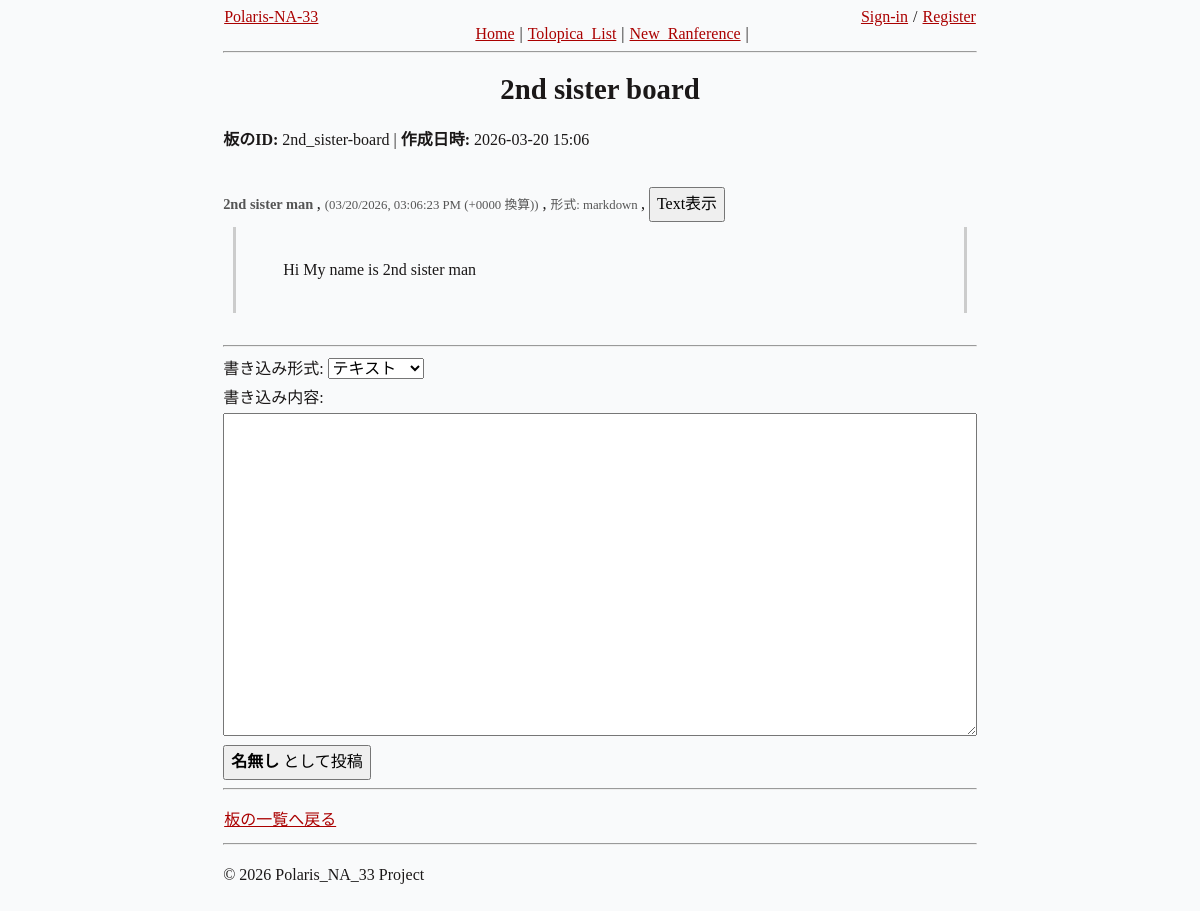
Screenshot of /tolopica/2nd_sister-board with the database file from the repository.
### host/models.py (models this page shows)
class Tolopica(db.Model):
    __tablename__ = 'tolopica'
    id: Mapped[int] = mapped_column(primary_key=True)
    text_id: Mapped[str] = mapped_column(String(128), unique=True, nullable=False)
    title: Mapped[str] = mapped_column(String(128), nullable=False)
    created_at: Mapped[datetime] = mapped_column(DateTime, default=get_utc_now)
    ranferences: Mapped[List["Ranference"]] = relationship(back_populates="tolopica")

class Ranference(db.Model):
    __tablename__ = 'ranference'
    id: Mapped[int] = mapped_column(primary_key=True)
    content: Mapped[str] = mapped_column(Text, nullable=False)
    created_at: Mapped[datetime] = mapped_column(DateTime, default=get_utc_now)
    tolopica_id: Mapped[int] = mapped_column(ForeignKey('tolopica.id'))
    faceman_id: Mapped[Optional[int]] = mapped_column(ForeignKey('known_person.id'), nullable=True)
    tolopica: Mapped["Tolopica"] = relationship(back_populates="ranferences")
    author: Mapped[Optional["Known_Person"]] = relationship(back_populates="ranferences")
    coding_type: Mapped[str] = mapped_column(String(20), default='text')

class Known_Person(db.Model):
    __tablename__ = 'known_person'
    id: Mapped[int] = mapped_column(primary_key=True)
    text_id: Mapped[str] = mapped_column(String(128), unique=True, nullable=False)
    name: Mapped[str] = mapped_column(String(128), nullable=False)
    email: Mapped[str] = mapped_column(String(256), unique=True, nullable=False)
    password: Mapped[str] = mapped_column(String(128), nullable=False)
    ranferences: Mapped[List["Ranference"]] = relationship(back_populates="author")

### host/routes/tolopica_gate.py (the view)
    def tolopica_show(self, text_id):
        topic = self.db.execute(
            select(Tolopica).filter_by(text_id=text_id)
        ).scalar_one_or_none()
        if not topic:
            return "Topic not found", 404
        return render_template('tolopica_show.html', topic=topic)

### host/templates/tolopica_show.html (shortened to what this page needs)
{% extends "base.html" %}
{% block h1 %}{{ topic.title }}{% endblock %}
{% block content %}
<p>
  <strong>板のID:</strong> {{ topic.text_id }} |
  <strong>作成日時:</strong> {{ topic.created_at.strftime('%Y-%m-%d %H:%M') }}
</p>
<div id="ranferences-area">
  {% if topic.ranferences %}
  {% for ranference in topic.ranferences %}
  <div class="ranference-post">
    <div class="head-area">
      <span class="faceman">
        {{ ranference.author.name if ranference.author else "名無しさん" }}
      </span>,
      <time class="ranference-meta posted-time"
            datetime="{{ ranference.created_at.isoformat() }}" data-utc="{{ ranference.created_at.isoformat() }}">
      </time> ,
      <span class="ranference-meta coding-type-label">
        形式: {{ ranference.coding_type }}
      </span> ,
      {% if ranference.coding_type != 'text' %}
      <button class="toggle-view-btn" onclick="toggleView(this)">Text表示</button>
      {% endif %}
    </div>
    <div class="body-area">
      <div class="posted-content"
           data-coding-type="{{ ranference.coding_type }}"
           data-raw-content="{{ ranference.content }}"
           data-is-raw="false">
        {{ ranference.content }}
      </div>
    </div>
  </div>
  {% endfor %}
  {% else %}
  <p>まだ書き込みがありません。最初の書き込みをどうぞ！</p>
  {% endif %}
</div>
<hr>
<form action="{{ url_for('ranference.ranference_post', tolopica_text_id=topic.text_id) }}" method="POST">
  <div>
    書き込み形式:
    <select name="coding_type">
      <option value="text" {{ 'selected' if form_coding_type == 'text' }}>テキスト</option>
    </select> <br />
    <label for="content">書き込み内容:</label><br />
    <textarea name="content" id="content" rows="11" style="width: 100%;">{{ form_content or '' }}</textarea>
    <button type="submit" name="faceman_type" value="faceless">
      <strong>名無し</strong> として投稿
    </button>
  </div>
</form>
<hr>
<p><a href="{{ url_for('tolopica.tolopica_list') }}">板の一覧へ戻る</a></p>
{% endblock %}

### host/static/css/latex_style.css (style rules this page uses)
*, *::before, *::after { box-sizing: border-box; }
body, h1, h2, h3, h4, p, ul[class], ol[class], li, figure, figcaption, dl, dd { margin: 0; }
html { font-size: 1rem; scroll-behavior: smooth; }
body { font-family: 'Latin Modern', Georgia, Cambria, 'Times New Roman', Times, serif; line-height: 1.8; max-width: 80ch; min-height: 100vh; overflow-x: hidden; margin: 0 auto; padding: 2rem 1.25rem; counter-reset: theorem; counter-reset: definition; counter-reset: sidenote-counter; color: hsl(0, 5%, 10%); background-color: hsl(210, 20%, 98%); text-rendering: optimizeLegibility; }
p { text-align: justify; hyphens: auto; -webkit-hyphens: auto; -moz-hyphens: auto; margin-top: 1rem; }
a:not([class]) { text-decoration-skip-ink: auto; }
a, a:visited { color: #a00; }
input, button, textarea, select { font: inherit; }
textarea { width: 100%; }

### host/static/css/na33_style.css (style rules this page uses)
body { font-family: serif; max-width: 210mm; margin: auto; border-left: 1.5cm; border-right: 1.5cm; padding-top: 0.2cm; padding-bottom: 1.5cm; }
a { border: 1px; border-style: solid; border-color: rgba(0,0,0,0); }
#ranferences-area { margin-top: 2rem; max-width: 100%; margin-bottom: 2rem; }
#ranferences-area > .ranference-post { margin: 0; padding: 0; }
#ranferences-area > .ranference-post > .head-area > .faceman { font-size: 0.9rem; color: #555; font-weight: bold; }
#ranferences-area > .ranference-post > .head-area > .ranference-meta { font-size: 0.8rem; color: #555; }
#ranferences-area > .ranference-post > .body-area > .posted-content { border-left: 3px solid #ccc; padding-left: 15px; margin-left: 10px; border-right: 3px solid #ccc; padding-right: 15px; margin-right: 10px; white-space: pre-wrap; margin-top: 5px; margin-bottom: 5px; }

### rows the page displays
Tolopica: title "2nd sister board", text_id "2nd_sister-board", created_at "2026-03-20 15:06"
Ranference: author "2nd sister man", coding_type "markdown", shows "Text表示", content "Hi My name is 2nd sister man"
